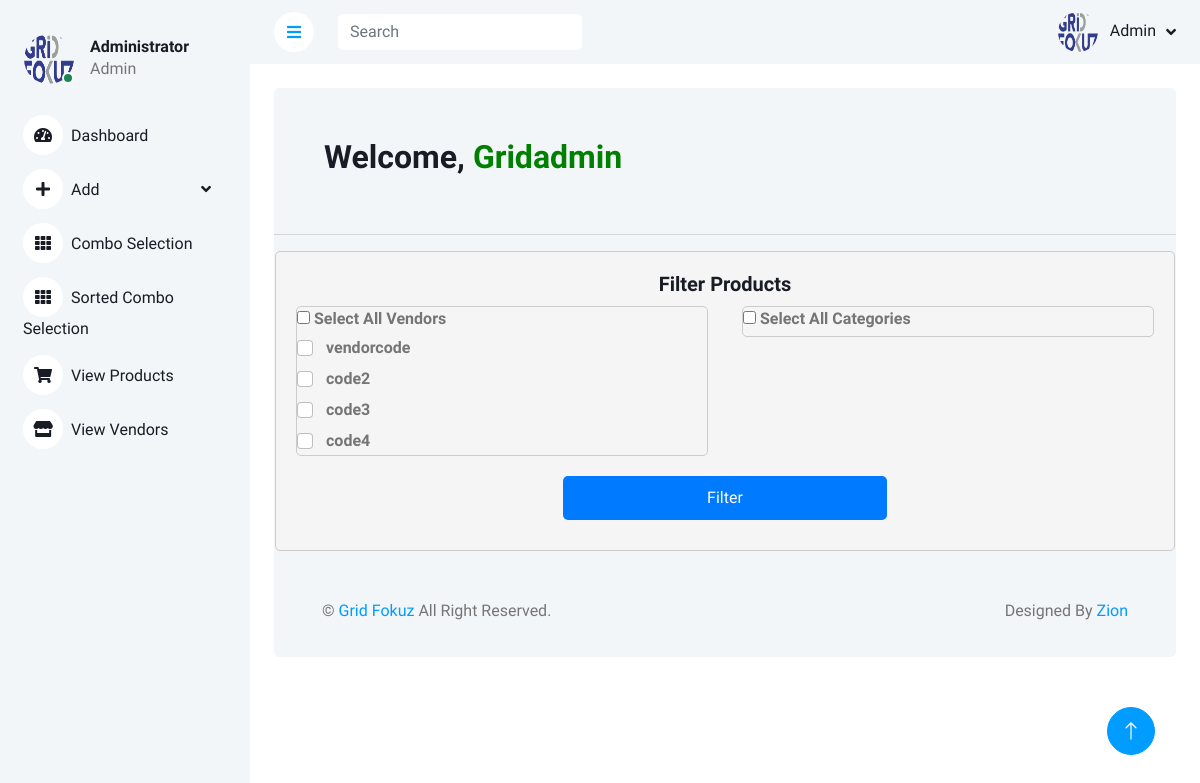
Before: /SortedCombo1 (signed in) with the older database file.
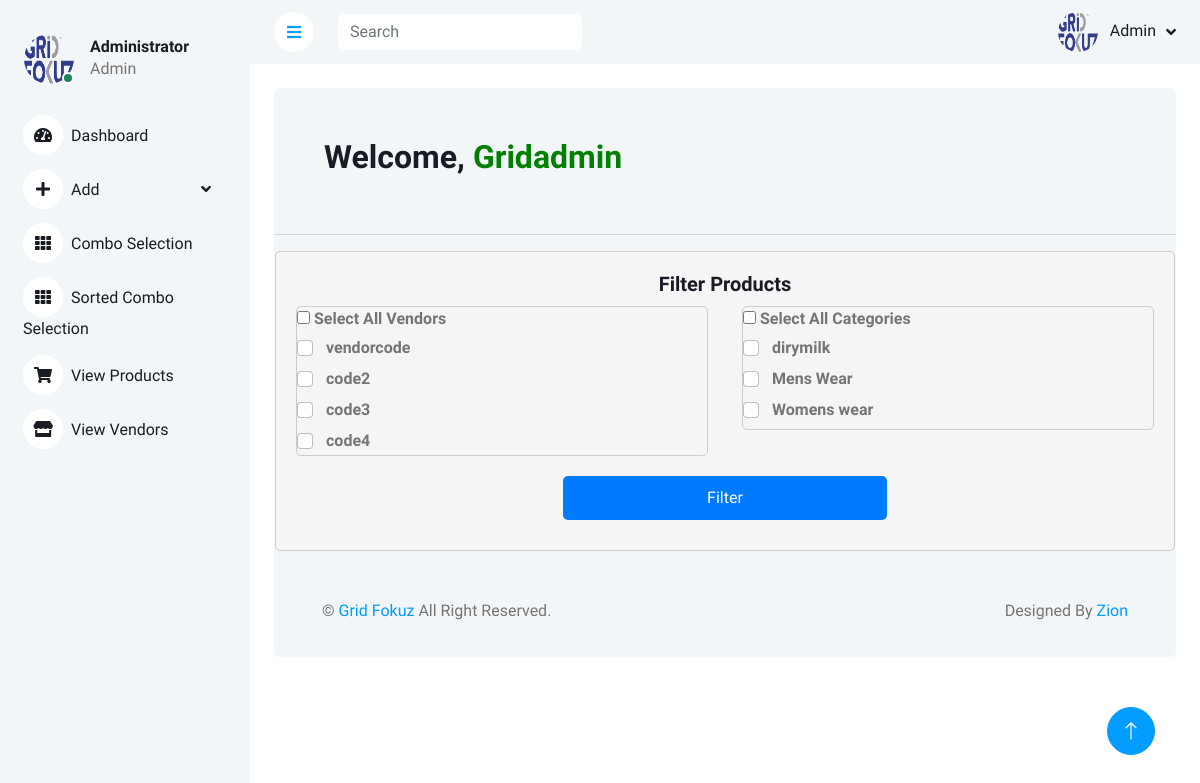
After: the same page with the newer database file.
### gridfokuzapp/models.py (models this page shows, shortened)
class AddVendors(models.Model):
    vendorname = models.CharField(max_length=30)
    ventorcode = models.CharField(max_length=30, null=True)

class Category(models.Model):
    category_name = models.CharField(max_length=50)

### gridfokuzapp/views.py (the view, shortened to what this page needs)
# urls.py: path("SortedCombo1", views.SortedCombo1, name="SortedCombo1"),
def SortedCombo1(request):
    if not request.user.is_authenticated:
        return redirect('Usrlogin')
    name = request.user
    is_admin = False
    user_groups = request.user.groups.values_list('name', flat=True)
    admin = list(user_groups)
    if admin[0] == "Admin":
        is_admin = True
    name = request.user
    vendors = AddVendors.objects.all()
    category = Category.objects.all()
    return render(request, "GridAdmin/SortedCombo1.html", {"vendors":vendors, "category":category,"name":name})

### templates/GridAdmin/SortedCombo1.html (shortened to what the changed rows need)
<!DOCTYPE html>
{% load static %}
<html lang="en">
<head>
    <link href="https://cdnjs.cloudflare.com/ajax/libs/font-awesome/5.10.0/css/all.min.css" rel="stylesheet">
    <link href="https://cdn.jsdelivr.net/npm/bootstrap-icons@1.4.1/font/bootstrap-icons.css" rel="stylesheet">
    <link href="{% static 'lib/owlcarousel/assets/owl.carousel.min.css' %}" rel="stylesheet">
    <link href="{% static 'lib/tempusdominus/css/tempusdominus-bootstrap-4.min.css' %}" rel="stylesheet" />
    <link href="{% static 'css/bootstrap.min.css' %}" rel="stylesheet">
    <link href="{% static 'css/style.css' %}" rel="stylesheet">
</head>
<body>
    <div class="container-xxl position-relative bg-white d-flex p-0">
        <div class="content">
            <div class="container-fluid pt-4 px-4">
                <div class="row vh-300 bg-light rounded align-items-center justify-content-center mx-0">
                    <h2 style="text-align: left; padding:50px;">Welcome, <span style="color:green;">{{name}}</span></h2>
                    <div class="filter-form">
                        <form action="SortedCombo1" method="post">
                            <div class="row">
                                <div class="column">
                                    <div class="scrollable-list">
                                        {% for vendor in vendors %}
                                        <div class="form-check">
                                            <input class="form-check-input vendor-checkbox" type="checkbox"
                                                name="vendor" id="vendor_{{ vendor.ventorcode }}"
                                                value="{{ vendor.vendorname }}">
                                            <label class="form-check-label" for="vendor_{{ vendor.ventorcode }}">{{vendor.ventorcode }}</label>
                                        </div>
                                        {% endfor %}
                                    </div>
                                </div>
                                <div class="column">
                                    <div class="scrollable-list">
                                        {% for i in category %}
                                        <div class="form-check">
                                            <input class="form-check-input category-checkbox" type="checkbox"
                                                name="category" value="{{ i.category_name }}">
                                            <label class="form-check-label">{{ i.category_name }}</label>
                                        </div>
                                        {% endfor %}
                                    </div>
                                </div>
                            </div>
                        </form>
                    </div>
                </div>
            </div>
</body>
</html>

Changed rows visible on the page:
added Category: category_name "dirymilk"
added Category: category_name "Mens Wear"
added Category: category_name "Womens wear"
